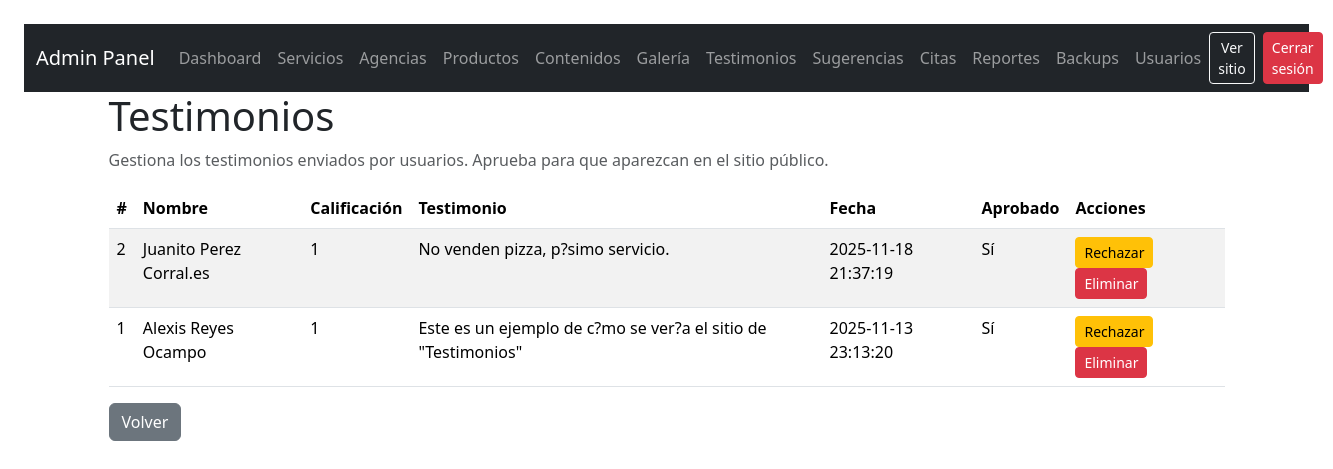
Page /public/admin/testimonios.php (signed in) on the committed database.
### tables this page shows
CREATE TABLE `testimonio` (
  `idTestimonio` int(11) NOT NULL,
  `Nombre` varchar(150) NOT NULL,
  `Email` varchar(150) DEFAULT NULL,
  `Calificacion` tinyint(4) NOT NULL DEFAULT 5,
  `Testimonio` text NOT NULL,
  `Aprobado` tinyint(1) DEFAULT 0,
  `FechaCreacion` datetime DEFAULT current_timestamp()
);

### app/models/Testimonio.php (called while the page is built, shortened)
<?php
class Testimonio {
    public static function getAll($pdo) {
        $stmt = $pdo->query('SELECT * FROM testimonio ORDER BY FechaCreacion DESC');
        return $stmt->fetchAll();
    }
}
?>

### public/admin/testimonios.php (the view, shortened to what this page needs)
<?php
require_once __DIR__ . '/../../app/config/db.php';
require_once __DIR__ . '/../../app/models/Testimonio.php';
$list = Testimonio::getAll($pdo);
?>
<!doctype html>
<html lang="es">
<head>
    <link href="https://cdn.jsdelivr.net/npm/bootstrap@5.3.2/dist/css/bootstrap.min.css" rel="stylesheet">
</head>
<body class="p-4">
<?php include __DIR__ . '/partials/admin_nav.php'; ?>
<div class="container">
    <h1>Testimonios</h1>
    <p class="text-muted">Gestiona los testimonios enviados por usuarios. Aprueba para que aparezcan en el sitio público.</p>
    <table class="table table-striped">
        <thead>
            <tr>
                <th>#</th>
                <th>Nombre</th>
                <th>Calificación</th>
                <th>Testimonio</th>
                <th>Fecha</th>
                <th>Aprobado</th>
                <th>Acciones</th>
            </tr>
        </thead>
        <tbody>
            <?php foreach ($list as $row): ?>
                <tr>
                    <td><?= htmlspecialchars($row['idTestimonio']) ?></td>
                    <td><?= htmlspecialchars($row['Nombre']) ?><br><small><?= htmlspecialchars($row['Email']) ?></small></td>
                    <td><?= (int)$row['Calificacion'] ?></td>
                    <td><?= nl2br(htmlspecialchars(substr($row['Testimonio'],0,200))) ?></td>
                    <td><?= htmlspecialchars($row['FechaCreacion']) ?></td>
                    <td><?= $row['Aprobado'] ? 'Sí' : 'No' ?></td>
                    <td>
                        <?php if (!$row['Aprobado']): ?>
                            <a class="btn btn-sm btn-success" href="?aprobar=<?= $row['idTestimonio'] ?>">Aprobar</a>
                        <?php else: ?>
                            <a class="btn btn-sm btn-warning" href="?rechazar=<?= $row['idTestimonio'] ?>">Rechazar</a>
                        <?php endif; ?>
                        <a class="btn btn-sm btn-danger" href="?eliminar=<?= $row['idTestimonio'] ?>" onclick="return confirm('Eliminar testimonio?')">Eliminar</a>
                    </td>
                </tr>
            <?php endforeach; ?>
        </tbody>
    </table>
    <a href="index.php" class="btn btn-secondary">Volver</a>
</div>
</body>
</html>

### rows in the picture
testimonio: idTestimonio "2", Nombre "Juanito Perez Corral.es", Calificacion "1", Testimonio "No venden pizza, p?simo servicio.", FechaCreacion "2025-11-18 21:37:19", Aprobado "Sí"
testimonio: idTestimonio "1", Nombre "Alexis Reyes Ocampo", Calificacion "1", Testimonio "Este es un ejemplo de c?mo se ver?a el sitio de \"Testimonios\"", FechaCreacion "2025-11-13 23:13:20", Aprobado "Sí"
